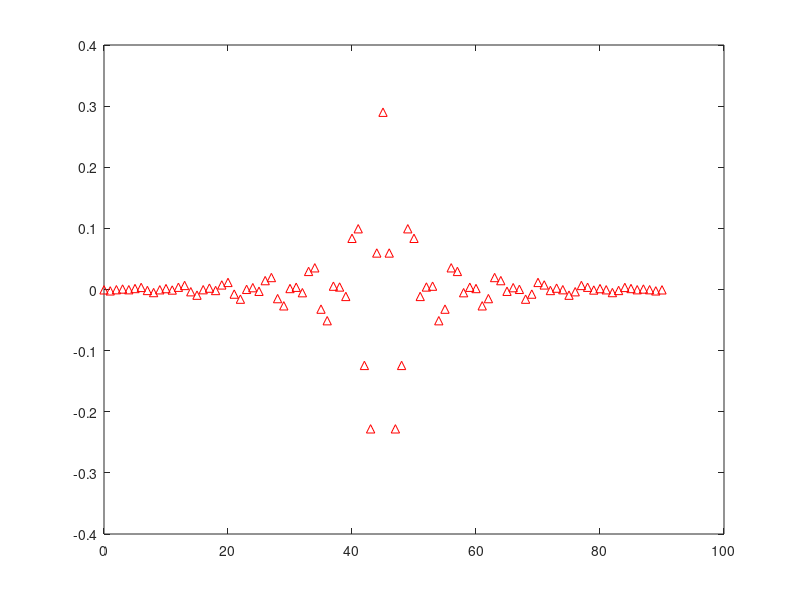
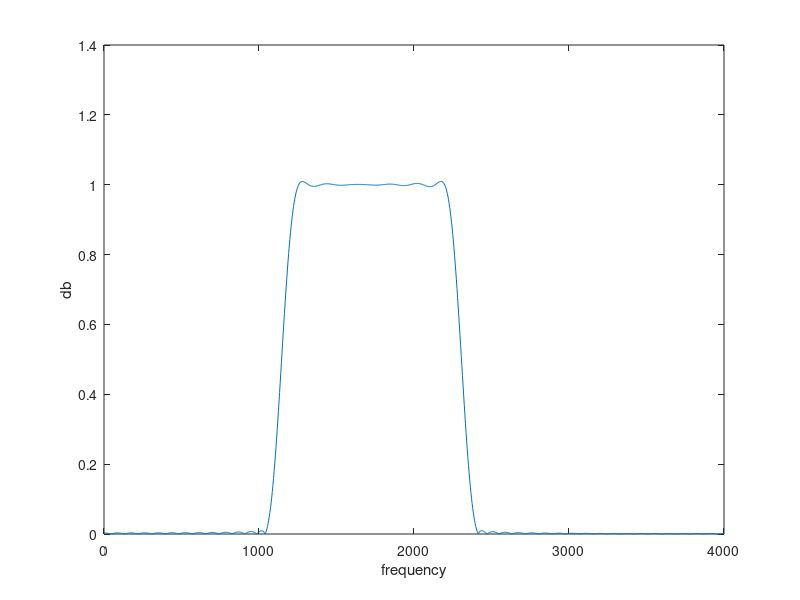

Write the MATLAB code that produced these figures, in order. (Note: this script raises an error after producing the figures.)

fsamp = 8000;
fcuts = [1000 1300 2210 2410];
mags = [0 1 0];
devs = [0.01 0.05 0.01];

[n,Wn,beta,ftype] = kaiserord(fcuts,mags,devs,fsamp);
n = n + rem(n,2);
hh = fir1(n,Wn,ftype,kaiser(n+1,beta),'noscale');

 %figure(1);
 %freqz(hh);

 figure(2);
 impz(hh);
   
 [H,f] = freqz(hh,1,1024,fsamp);
 figure(4);
plot(f,abs(H))
xlabel('frequency');
ylabel('db');


 
 
 
 Y=fft(hh);
 Z=fftshift(Y);
 powershift=abs(Y).^2/k;
 fshift = (-4000:4000);
%Zshift=fir1(n,Wn,ftype,kaiser(n+1,beta),'noscale');
 plot(powershift,fshift);
 

%X = fft(hh); 
%Y = fftshift(abs(H));
%hhshift = (-4000:2:4000);
%Hshift = abs(Y);% zero-centered frequency range
%figure(3)
%plot(hshift,Y)
grid 



 

